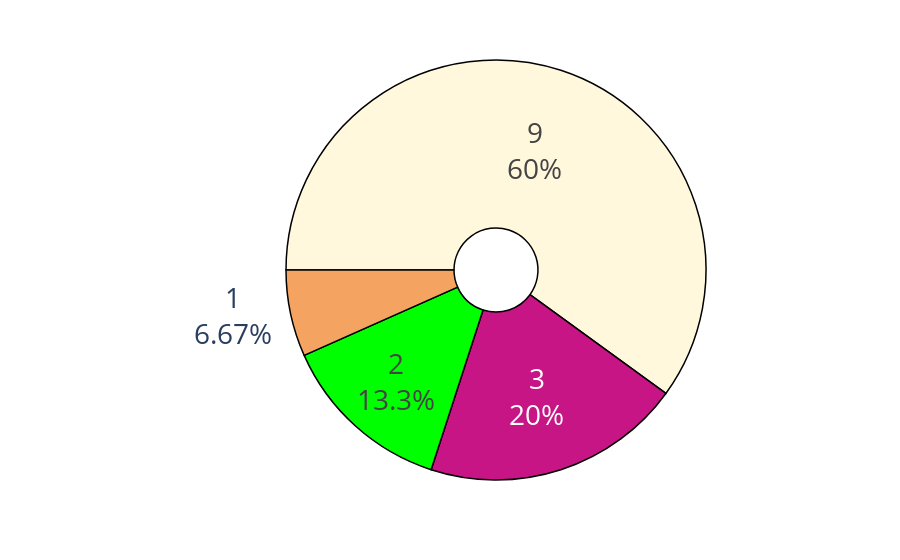

The cell this chart's notebook holds for it:
### Code cell
# 1.5
print('Dementia:')
for edu in df_dementia['Education'].unique():
    print(f"{edu}: {sum(df_dementia['Education'] == edu)}")
print('\nSupporter:')
for edu in df_supporter['Education'].unique():
    print(f"{edu}: {sum(df_supporter['Education'] == edu)}")

fig = draw_pie(df_dementia, 'Education', category_orders=demo_category_order, colormap=demo_colormap, showlegend=False)
fig.write_image('education_dementia.png', scale=3)
fig = draw_pie(df_supporter, 'Education', category_orders=demo_category_order, colormap=demo_colormap)
fig.write_image('education_supporter.png', scale=3)

### Figure 1 — Plotly figure (JSON) as saved in the notebook; plotly's stock layout.template omitted (floating-point values rounded to 4 significant figures)
{"data": [{"customdata": [["Secondary education / High school"], ["Secondary education / High school"], ["Secondary education / High school"], ["Secondary education / High school"], ["Secondary education / High school"], ["Secondary education / High school"], ["Secondary education / High school"], ["Secondary education / High school"], ["Secondary education / High school"], ["Postgraduate degree (Master’s, Doctorate, etc.)"], ["Postgraduate degree (Master’s, Doctorate, etc.)"], ["Postgraduate degree (Master’s, Doctorate, etc.)"], ["Vocational training / Trade certificate"], ["Vocational training / Trade certificate"], ["Bachelor's degree or equivalent"]], "direction": "clockwise", "domain": {"x": [0, 1], "y": [0, 1]}, "hole": 0.2, "hovertemplate": "Education=%{customdata[0]}<extra></extra>", "labels": ["Secondary education / High school", "Secondary education / High school", "Secondary education / High school", "Secondary education / High school", "Secondary education / High school", "Secondary education / High school", "Secondary education / High school", "Secondary education / High school", "Secondary education / High school", "Postgraduate degree (Master’s, Doctorate, etc.)", "Postgraduate degree (Master’s, Doctorate, etc.)", "Postgraduate degree (Master’s, Doctorate, etc.)", "Vocational training / Trade certificate", "Vocational training / Trade certificate", "Bachelor's degree or equivalent"], "legendgroup": "", "marker": {"colors": ["cornsilk", "cornsilk", "cornsilk", "cornsilk", "cornsilk", "cornsilk", "cornsilk", "cornsilk", "cornsilk", "mediumvioletred", "mediumvioletred", "mediumvioletred", "lime", "lime", "sandybrown"], "line": {"color": "#000000", "width": 1.5}}, "name": "", "rotation": -90, "showlegend": false, "sort": false, "textfont": {"size": 28}, "textinfo": "percent+value", "type": "pie"}], "layout": {"autosize": true, "legend": {"tracegroupgap": 0}, "margin": {"t": 60}}}
